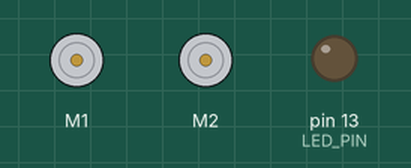
Bench run of a sketch on a simulated Arduino Uno, built with avr-gcc and run on an emulated ATmega328P. On the bench: 2 × DC motor (green arrow = forward, orange = backward, longer = faster), output pins drawn as LEDs (lit = HIGH).

Above: at 7.4 s.
Timing chart, 0 to 10.0 s (numbered marks = the images above):
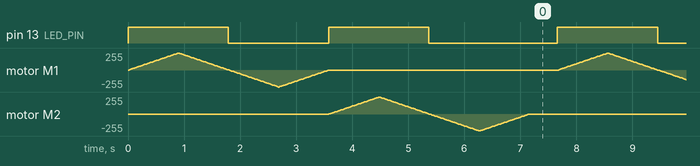

Measured:
- by itself, pin 13 (LED_PIN): repeats every 7.7 s: LOW 1.8 s, HIGH 1.8 s, LOW 2.3 s, HIGH 1.8 s

The sketch:

ZumoMotorExample_test.ino
```cpp
/*
   This example uses the ZumoMotors library to drive each motor on the Zumo
   forward, then backward. The yellow user LED is on when a motor should be
   running forward and off when a motor should be running backward. If a
   motor on your Zumo has been flipped, you can correct its direction by
   uncommenting the call to flipLeftMotor() or flipRightMotor() in the setup()
   function.
*/

#include <Wire.h>
#include <ZumoShield.h>

#define LED_PIN 13

ZumoMotors motors;
int num = 0;
uint32_t pre_time = 0;
uint32_t now_time = 0;
bool active_flag = true;

void setup()
{
  pinMode(LED_PIN, OUTPUT);

  // uncomment one or both of the following lines if your motors' directions need to be flipped
  //motors.flipLeftMotor(true);
  //motors.flipRightMotor(true);
  pre_time = millis();
}

void loop()
{
  if (active_flag == true) {
    // run left motor forward
    digitalWrite(LED_PIN, HIGH);
    Serial.println("ZUMO is active-state!");

Serial.println("ZUMO turns left forward.");
    for (int speed = 0; speed <= 400; speed++)
    {
      motors.setLeftSpeed(speed);
      delay(2);
    }

    for (int speed = 400; speed >= 0; speed--)
    {
      motors.setLeftSpeed(speed);
      delay(2);
    }

    // run left motor backward
Serial.println("ZUMO turns left backward.");
    digitalWrite(LED_PIN, LOW);

    for (int speed = 0; speed >= -400; speed--)
    {
      motors.setLeftSpeed(speed);
      delay(2);
    }

    for (int speed = -400; speed <= 0; speed++)
    {
      motors.setLeftSpeed(speed);
      delay(2);
    }

    // run right motor forward
Serial.println("ZUMO turns right forward.");
    digitalWrite(LED_PIN, HIGH);

    for (int speed = 0; speed <= 400; speed++)
    {
      motors.setRightSpeed(speed);
      delay(2);
    }

    for (int speed = 400; speed >= 0; speed--)
    {
      motors.setRightSpeed(speed);
      delay(2);
    }

    // run right motor backward
Serial.println("ZUMO turns left forward.");
    digitalWrite(LED_PIN, LOW);

    for (int speed = 0; speed >= -400; speed--)
    {
      motors.setRightSpeed(speed);
      delay(2);
    }

    for (int speed = -400; speed <= 0; speed++)
    {
      motors.setRightSpeed(speed);
      delay(2);
    }

    delay (500);
    num++;
  }
  now_time = millis();

  if ((now_time - pre_time) > 300000 && (now_time - pre_time) < 600000) {
    if (active_flag == true) {
      pre_time = millis();
    }
    active_flag = false;
    Serial.println("ZUMO is rest-state.");
  }
  else if ((now_time - pre_time) > 600000) {
    if (active_flag == false) {
      pre_time = millis();
    }
    active_flag = true;
  }
}
```
